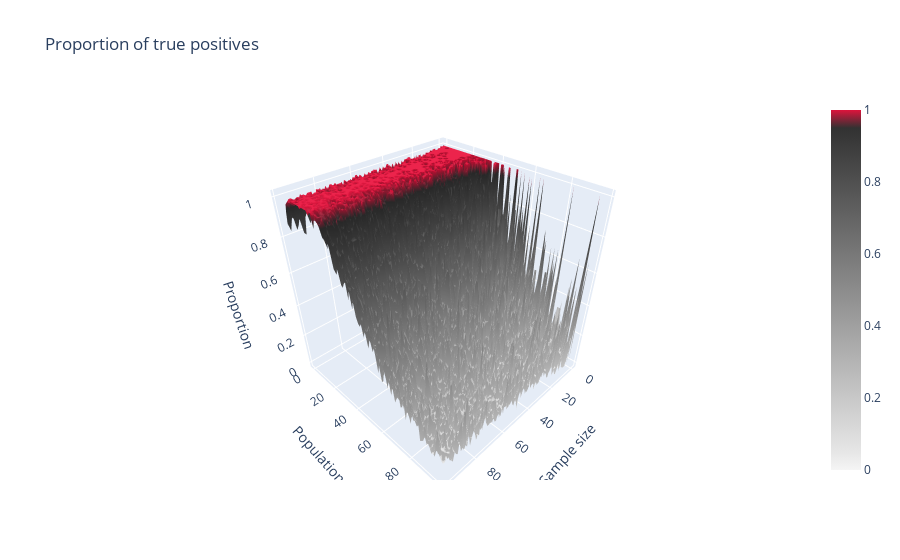

Notebook code cell kept with this figure:
### Code cell
# Custom color gradient
colorscale = [[0, 'rgb(245, 245, 245)'], [0.05, 'rgb(230, 230, 230)'], [0.1, 'rgb(220, 220, 220)'], [0.15, 'rgb(210, 210, 210)'], [0.2, 'rgb(200, 200, 200)'], [0.25, 'rgb(190, 190, 190)'], [0.3, 'rgb(180, 180, 180)'], [0.35, 'rgb(170, 170, 170)'], [0.4, 'rgb(160, 160, 160)'], [0.45, 'rgb(150, 150, 150)'], [0.5, 'rgb(140, 140, 140)'], [0.55, 'rgb(130, 130, 130)'], [0.6, 'rgb(120, 120, 120)'], [0.65, 'rgb(110, 110, 110)'], [0.7, 'rgb(100, 100, 100)'], [0.75, 'rgb(90, 90, 90)'], [0.8, 'rgb(80, 80, 80)'], [0.85, 'rgb(70, 70, 70)'], [0.9, 'rgb(60, 60, 60)'], [0.95, 'rgb(50, 50, 50)'], [1, 'rgb(220, 20, 60)']]


# Create the surface plot
fig = go.Figure(data=[go.Surface(z=ratio_df.values, colorscale=colorscale)])
fig.update_layout(title='Proportion of true positives',
                  scene=dict(xaxis_title='Sample size',
                             yaxis_title='Population',
                             zaxis_title='Proportion'))

# Show the plot
fig.show()

# Write the plot to an html file
fig.write_html("surface_plot.html")

### Figure 1 — Plotly figure (JSON) as saved in the notebook; plotly's stock layout.template omitted (floating-point values rounded to 4 significant figures; data arrays with more than 128 entries replaced by an {"elided": "..."} marker saying what was removed)
{"data": [{"colorscale": [[0, "rgb(245, 245, 245)"], [0.05, "rgb(230, 230, 230)"], [0.1, "rgb(220, 220, 220)"], [0.15, "rgb(210, 210, 210)"], [0.2, "rgb(200, 200, 200)"], [0.25, "rgb(190, 190, 190)"], [0.3, "rgb(180, 180, 180)"], [0.35, "rgb(170, 170, 170)"], [0.4, "rgb(160, 160, 160)"], [0.45, "rgb(150, 150, 150)"], [0.5, "rgb(140, 140, 140)"], [0.55, "rgb(130, 130, 130)"], [0.6, "rgb(120, 120, 120)"], [0.65, "rgb(110, 110, 110)"], [0.7, "rgb(100, 100, 100)"], [0.75, "rgb(90, 90, 90)"], [0.8, "rgb(80, 80, 80)"], [0.85, "rgb(70, 70, 70)"], [0.9, "rgb(60, 60, 60)"], [0.95, "rgb(50, 50, 50)"], [1, "rgb(220, 20, 60)"]], "type": "surface", "z": {"elided": "99x99 float values"}}], "layout": {"scene": {"xaxis": {"title": {"text": "Sample size"}}, "yaxis": {"title": {"text": "Population"}}, "zaxis": {"title": {"text": "Proportion"}}}, "title": {"text": "Proportion of true positives"}}}
